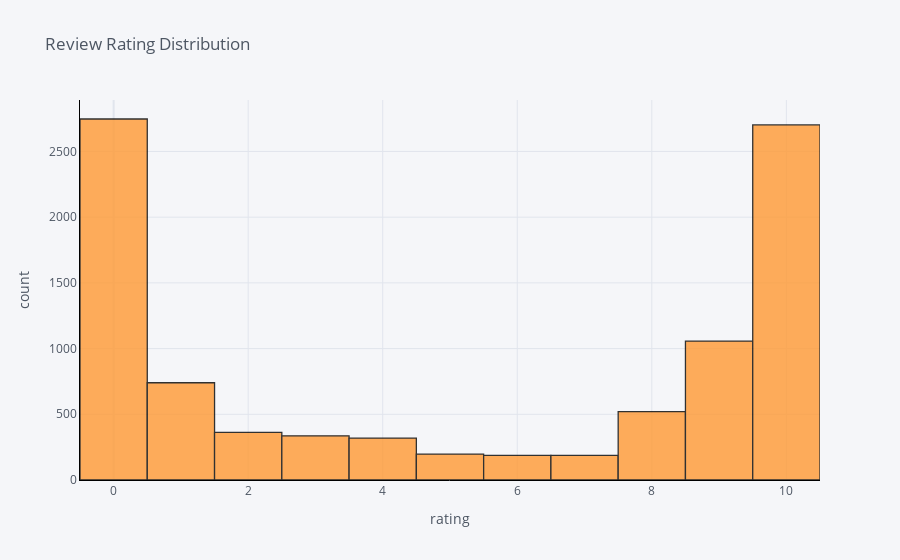

Notebook code for this chart:
### Markdown cell above
### Distribution of Review Ratings

### Code cell
df_user_rev['user_score'].iplot(
    kind='hist',
    xTitle='rating',
    linecolor='black',
    yTitle='count',
    title='Review Rating Distribution')

### Figure 1 — Plotly figure (JSON) as saved in the notebook; plotly's stock layout.template omitted (floating-point values rounded to 4 significant figures; data arrays with more than 128 entries replaced by an {"elided": "..."} marker saying what was removed)
{"data": [{"histfunc": "count", "histnorm": "", "marker": {"color": "rgba(255, 153, 51, 1.0)", "line": {"color": "#000000", "width": 1.3}}, "name": "user_score", "opacity": 0.8, "orientation": "v", "type": "histogram", "x": {"elided": "9356 int values"}}], "layout": {"barmode": "overlay", "legend": {"bgcolor": "#F5F6F9", "font": {"color": "#4D5663"}}, "paper_bgcolor": "#F5F6F9", "plot_bgcolor": "#F5F6F9", "title": {"font": {"color": "#4D5663"}, "text": "Review Rating Distribution"}, "xaxis": {"gridcolor": "#E1E5ED", "linecolor": "black", "showgrid": true, "tickfont": {"color": "#4D5663"}, "title": {"font": {"color": "#4D5663"}, "text": "rating"}, "zerolinecolor": "#E1E5ED"}, "yaxis": {"gridcolor": "#E1E5ED", "linecolor": "black", "showgrid": true, "tickfont": {"color": "#4D5663"}, "title": {"font": {"color": "#4D5663"}, "text": "count"}, "zerolinecolor": "#E1E5ED"}}}
